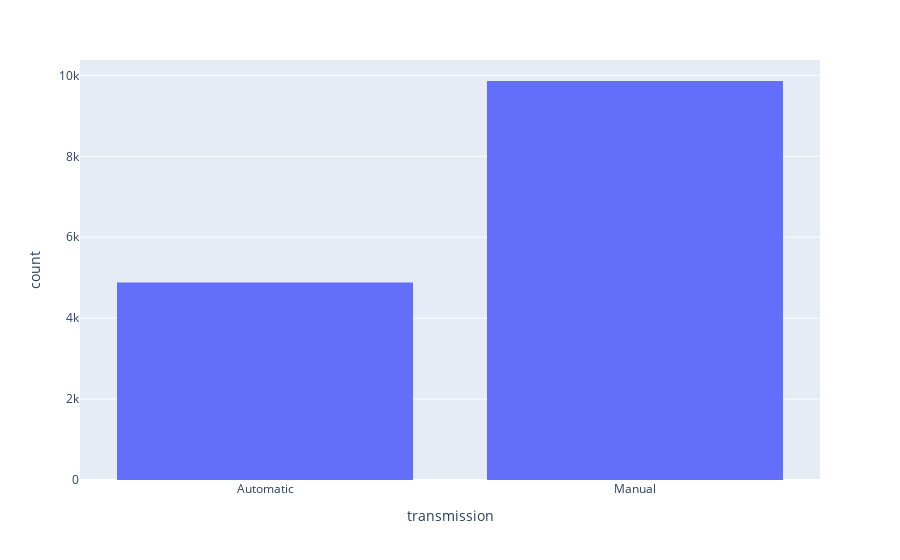

Notebook source saved alongside this figure:
### Code cell
#The code generates a histogram to visualize the distribution of transmission types in the 'Transmission' column.
px.histogram(df_EDA , x = 'transmission')

### Figure 1 — Plotly figure (JSON) as saved in the notebook; plotly's stock layout.template omitted (floating-point values rounded to 4 significant figures; data arrays with more than 128 entries replaced by an {"elided": "..."} marker saying what was removed)
{"data": [{"alignmentgroup": "True", "bingroup": "x", "hovertemplate": "transmission=%{x}<br>count=%{y}<extra></extra>", "legendgroup": "", "marker": {"color": "#636efa", "pattern": {"shape": ""}}, "name": "", "offsetgroup": "", "orientation": "v", "showlegend": false, "type": "histogram", "x": {"elided": "14740 str values"}, "xaxis": "x", "yaxis": "y"}], "layout": {"barmode": "relative", "legend": {"tracegroupgap": 0}, "margin": {"t": 60}, "xaxis": {"anchor": "y", "domain": [0, 1], "title": {"text": "transmission"}}, "yaxis": {"anchor": "x", "domain": [0, 1], "title": {"text": "count"}}}}
